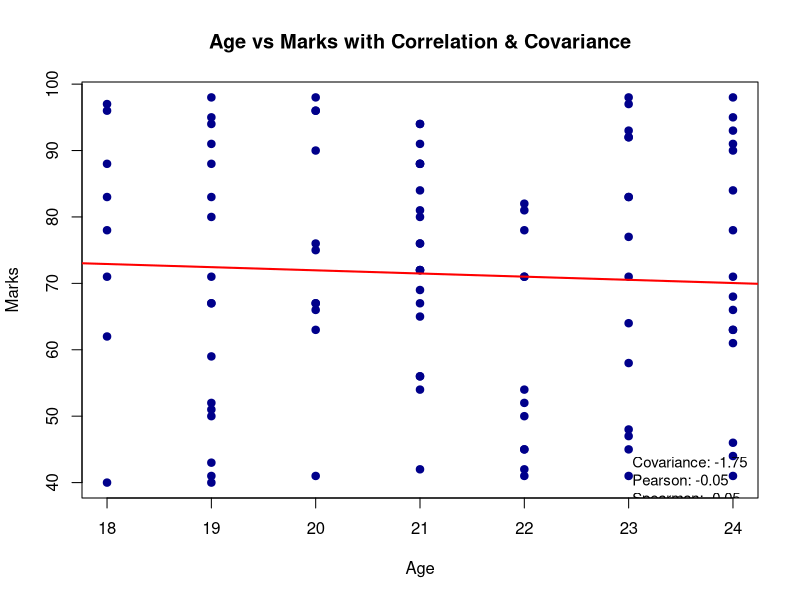
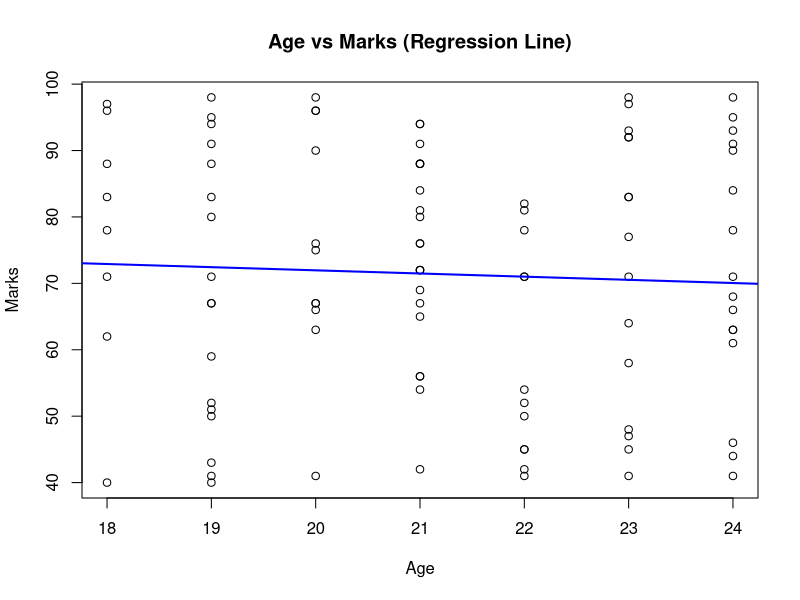
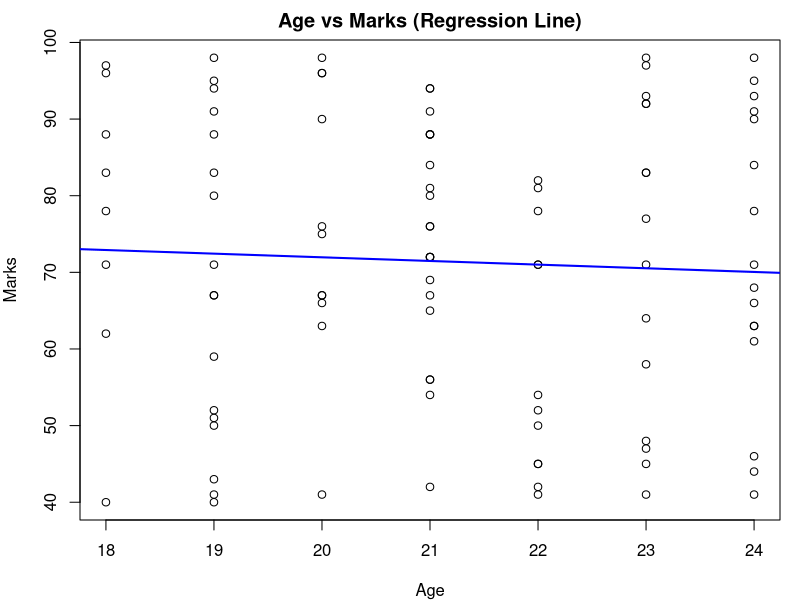
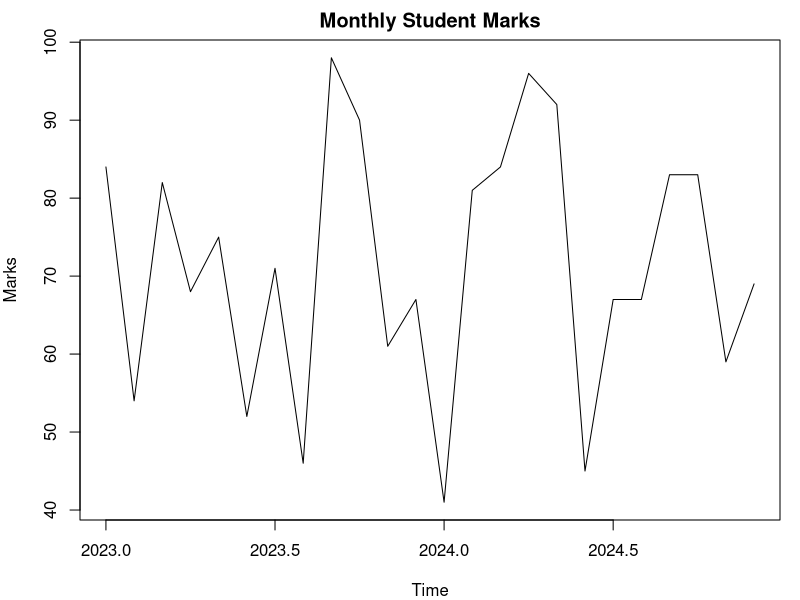
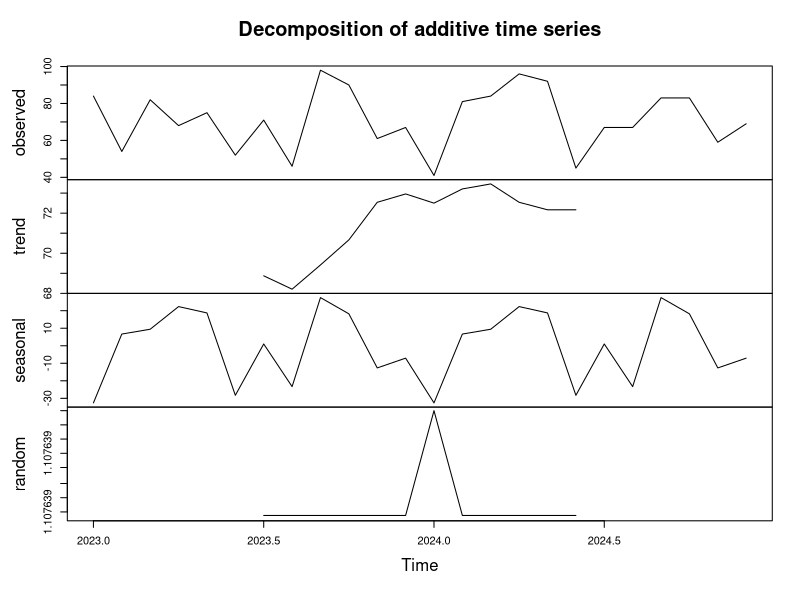
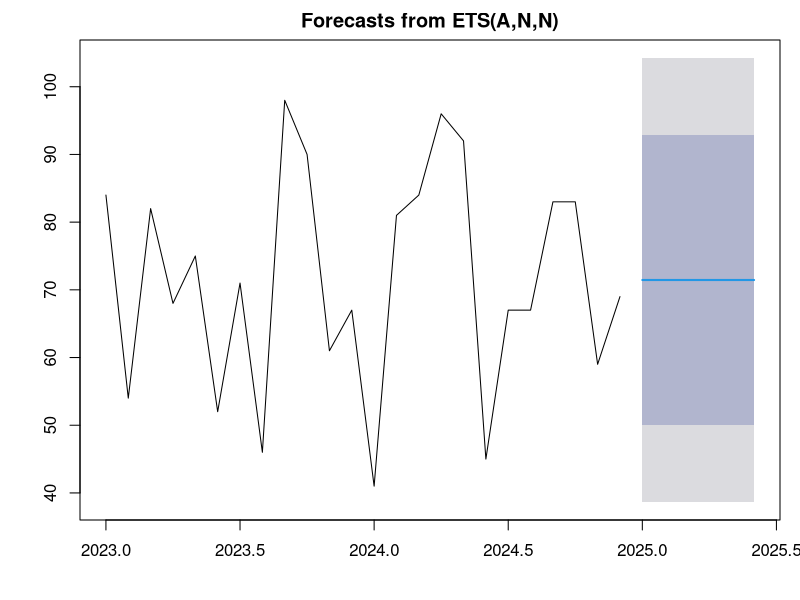

Reproduce these figures in R, in order.
#Linear Regression & Correlation Analysis
getwd()

Student_data = read.csv('stu.csv', header = TRUE, sep=",")
Student_data

#Correlation Analysis
#-1 to +1
cor(Student_data$Age,Student_data$Marks)

#Covariance Correlation
#measures how two variables change together
#if both increase -> positive Covariance
#if one increases while other decreases -> negative Covariance
#Near 0 No linear pattern
cov(Student_data$Age, Student_data$Marks)

# Calculate statistics
cov_value <- cov(Student_data$Age, Student_data$Marks)
pearson_value <- cor(Student_data$Age, Student_data$Marks, method = "pearson")
spearman_value <- cor(Student_data$Age, Student_data$Marks, method = "spearman")

# Create scatter plot with regression line
plot(Student_data$Age, Student_data$Marks,
     main = "Age vs Marks with Correlation & Covariance",
     xlab = "Age",
     ylab = "Marks",
     pch = 19,
     col = "darkblue")

# Add regression line
model <- lm(Marks ~ Age, data = Student_data)
abline(model, col = "red", lwd = 2)

# Add text box with values
legend_text <- paste("Covariance:", round(cov_value, 2),
                     "\nPearson:", round(pearson_value, 2),
                     "\nSpearman:", round(spearman_value, 2))

# Add text to plot
legend("bottomright", legend = legend_text, bty = "n", cex = 0.9,
       text.col = "black")

#Linear Regression
model <- lm(Marks ~ Age, data=Student_data)
summary(model)

#Graph
plot(Student_data$Age, Student_data$Marks,
     main="Age vs Marks (Regression Line)",
     xlab = "Age", ylab = "Marks")
abline(model, col="blue", lwd =2)

par(mar = c(4, 4, 2, 1))  # bottom, left, top, right
plot(Student_data$Age, Student_data$Marks,
     main = "Age vs Marks (Regression Line)",
     xlab = "Age", ylab = "Marks")
abline(model, col = "blue", lwd = 2)

#Time series Analysis & Forecasting
# Assume Marks are collected monthly
marks_ts <- ts(Student_data$Marks[1:24], frequency = 12, start = c(2023,1))

# Plot Time Series
plot(marks_ts, main = "Monthly Student Marks", ylab = "Marks")

# Decompose time series
decomposed <- decompose(marks_ts)
plot(decomposed)

# Forecasting
install.packages("forecast")
library(forecast)
model_ets <- ets(marks_ts)
forecast_data <- forecast(model_ets, h = 6)
plot(forecast_data)
